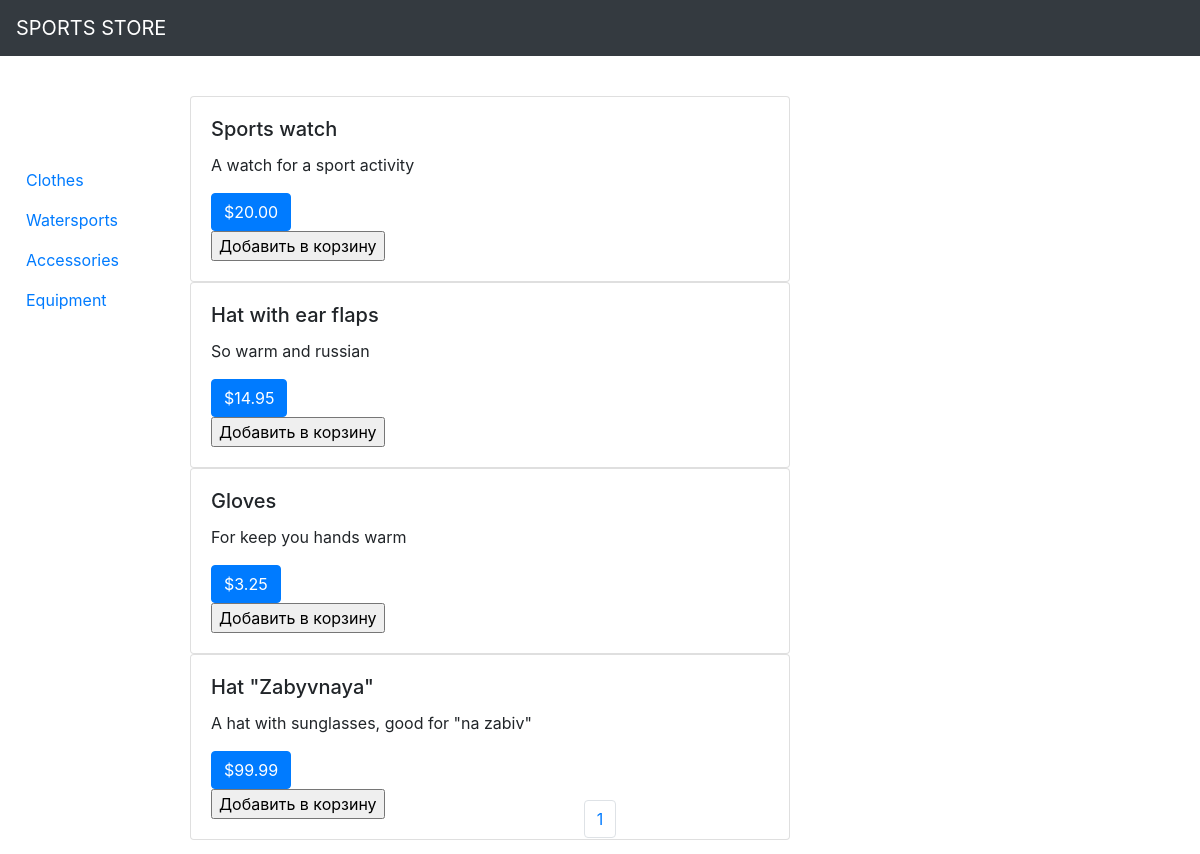
/category/accessories, run on the app's committed database.
### mainapp/models.py (models this page shows, shortened)
class Product(models.Model):
    ProductID = models.IntegerField()
    Name = models.CharField(max_length=100)
    Description = models.CharField(max_length=300)
    Price = models.DecimalField(max_digits=7, decimal_places=2)
    Category = models.CharField(max_length=100)

### mainapp/views.py (the view)
# urls.py: path('category/<str:category>', views.categories, name='category'),
def categories(request, category):
    products = Product.objects.filter(Category=category)
    pages = ceil(products.count() / 4)
    pages_list = list(range(1, pages + 1))
    return render(request, 'catalogue.html', {'products': products, "pages": pages_list})

### mainapp/templates/catalogue.html (shortened to what this page needs)
{% extends 'origin.html' %}
{% block 'content' %}
<ul class="nav flex-column sidebar" xmlns:cart="http://www.w3.org/1999/xhtml">
        <li class="nav-item">
            <a class="nav-link active" href="{% url 'category' 'clothes' %}">Clothes</a>
        </li>
        <li class="nav-item">
            <a class="nav-link" href="{% url 'category' 'watersport' %}">Watersports</a>
        </li>
        <li class="nav-item">
            <a class="nav-link" href="{% url 'category' 'accessories' %}">Accessories</a>
        </li>
        <li class="nav-item">
            <a class="nav-link" href="{% url 'category' 'equipment' %}">Equipment</a>
        </li>
    </ul>
    {% if products.count > 0 %}
        {% for product in products %}
            <div class="card w-50 content" style="width: 18rem;">
              <div class="card-body">
                <h5 class="card-title">{{product.Name}}</h5>
                <p class="card-text">{{product.Description}}</p>
                <a href="#" class="btn btn-primary">${{product.Price}}</a>
                  <form action="{% url "cart:cart_add" product.id %}" method="POST">
                    <input type="submit" value="Добавить в корзину">
                  </form>
              </div>
            </div>
        {% endfor %}
    {% endif %}
    <nav aria-label=" ">
        <ul class="pagination justify-content-center">
            {% for page in pages %}
                <li class="page-item"><a class="page-link" href="{% url 'page' page %}">{{ page }}</a></li>
            {% endfor %}
        </ul>
    </nav>
{% endblock %}

### static/styles/styles.css (style rules this page uses)
.sidebar { position: absolute; overflow: auto; padding: 10px; width: 150px; top: 150px; }
.content { top: 40px; left: 190px; }

### data on the page
Product: Name "Sports watch", Description "A watch for a sport activity", Price "20.00"
Product: Name "Hat with ear flaps", Description "So warm and russian", Price "14.95"
Product: Name "Gloves", Description "For keep you hands warm", Price "3.25"
Product: Name "Hat \"Zabyvnaya\"", Description "A hat with sunglasses, good for \"na zabiv\"", Price "99.99"

### other printed values
{{ page }} "1"
